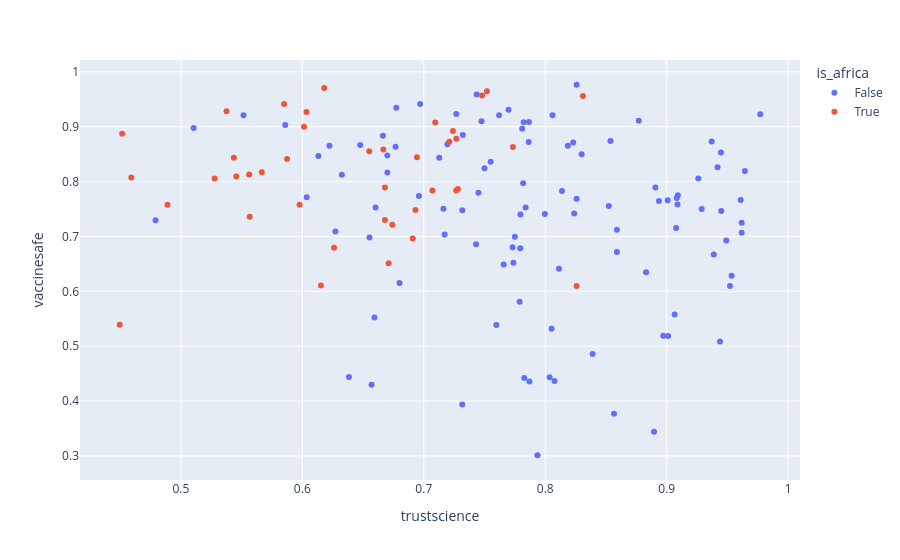

The notebook cell this image was saved under:
### Code cell
px.scatter(df, x="trustscience", 
           y="vaccinesafe", 
           color='is_africa',
           hover_name='country')

### Figure 1 — Plotly figure (JSON) as saved in the notebook; plotly's stock layout.template omitted (floating-point values rounded to 4 significant figures)
{"data": [{"hovertemplate": "<b>%{hovertext}</b><br><br>is_africa=False<br>trustscience=%{x}<br>vaccinesafe=%{y}<extra></extra>", "hovertext": ["United States", "Lebanon", "Saudi Arabia", "Jordan", "Turkey", "Pakistan", "Indonesia", "Bangladesh", "United Kingdom", "France", "Germany", "Netherlands", "Belgium", "Spain", "Italy", "Poland", "Hungary", "Czech Republic", "Romania", "Sweden", "Greece", "Denmark", "Iran", "Singapore", "Japan", "China", "India", "Venezuela", "Brazil", "Mexico", "Israel", "Palestinian Territories", "Canada", "Australia", "Philippines", "Sri Lanka", "Vietnam", "Thailand", "Cambodia", "Laos", "Myanmar", "New Zealand", "South Korea", "Taiwan", "Afghanistan", "Belarus", "Georgia", "Kazakhstan", "Kyrgyzstan", "Moldova", "Russia", "Ukraine", "Costa Rica", "Albania", "Argentina", "Armenia", "Austria", "Azerbaijan", "Bolivia", "Bosnia and Herzegovina", "Bulgaria", "Chile", "Colombia", "Croatia", "Cyprus", "Dominican Republic", "Ecuador", "El Salvador", "Estonia", "Finland", "Guatemala", "Haiti", "Honduras", "Iceland", "Iraq", "Ireland", "Kuwait", "Latvia", "Lithuania", "Luxembourg", "Macedonia", "Malaysia", "Malta", "Mongolia", "Montenegro", "Nepal", "Nicaragua", "Norway", "Panama", "Paraguay", "Peru", "Portugal", "Serbia", "Slovakia", "Slovenia", "Switzerland", "Tajikistan", "Turkmenistan", "United Arab Emirates", "Uruguay", "Uzbekistan", "Yemen", "Kosovo", "Northern Cyprus"], "legendgroup": "False", "marker": {"color": "#636efa", "symbol": "circle"}, "mode": "markers", "name": "False", "orientation": "v", "showlegend": true, "type": "scatter", "x": [0.9089, 0.83, 0.75, 0.7822, 0.7818, 0.6476, 0.7127, 0.8258, 0.9092, 0.9439, 0.9388, 0.859, 0.9521, 0.9418, 0.9288, 0.8936, 0.8907, 0.7738, 0.7658, 0.9617, 0.8258, 0.9617, 0.7731, 0.7838, 0.8896, 0.7997, 0.7436, 0.7267, 0.6325, 0.7321, 0.8523, 0.762, 0.9008, 0.9446, 0.745, 0.8186, 0.4792, 0.7698, 0.5105, 0.5516, 0.806, 0.9449, 0.9012, 0.7598, 0.697, 0.8566, 0.743, 0.8036, 0.859, 0.657, 0.8076, 0.7936, 0.7864, 0.68, 0.823, 0.787, 0.9065, 0.883, 0.6603, 0.6273, 0.7317, 0.7161, 0.67, 0.7789, 0.8113, 0.7866, 0.67, 0.696, 0.839, 0.9609, 0.6224, 0.7172, 0.6663, 0.9534, 0.781, 0.9083, 0.7194, 0.7827, 0.8052, 0.949, 0.6594, 0.5859, 0.8137, 0.7317, 0.6384, 0.7475, 0.6774, 0.9643, 0.6767, 0.6036, 0.6553, 0.926, 0.7793, 0.8238, 0.9077, 0.8972, 0.877, 0.8537, 0.755, 0.7796, 0.977, 0.6132, 0.775, 0.937], "xaxis": "x", "y": [0.7584, 0.8498, 0.8244, 0.9082, 0.7968, 0.8666, 0.8437, 0.9766, 0.775, 0.5088, 0.6674, 0.6717, 0.6098, 0.8264, 0.7503, 0.7648, 0.7893, 0.6523, 0.6487, 0.7251, 0.7688, 0.7066, 0.6802, 0.753, 0.344, 0.7408, 0.9587, 0.9231, 0.8127, 0.8852, 0.7555, 0.9208, 0.766, 0.853, 0.7797, 0.8654, 0.7295, 0.9308, 0.8978, 0.9211, 0.9211, 0.7464, 0.5187, 0.5388, 0.9416, 0.377, 0.6859, 0.4434, 0.7122, 0.4299, 0.4366, 0.3013, 0.8721, 0.6154, 0.8714, 0.4356, 0.5577, 0.6347, 0.753, 0.709, 0.394, 0.7505, 0.8166, 0.581, 0.641, 0.9087, 0.8474, 0.7737, 0.4859, 0.7664, 0.8653, 0.7036, 0.8836, 0.6284, 0.8965, 0.77, 0.868, 0.442, 0.5319, 0.6928, 0.5522, 0.9033, 0.7828, 0.7476, 0.4441, 0.9099, 0.9347, 0.8192, 0.8634, 0.7716, 0.6982, 0.8059, 0.6788, 0.7421, 0.7154, 0.519, 0.9112, 0.8739, 0.8362, 0.7401, 0.923, 0.8466, 0.6993, 0.873], "yaxis": "y"}, {"hovertemplate": "<b>%{hovertext}</b><br><br>is_africa=True<br>trustscience=%{x}<br>vaccinesafe=%{y}<extra></extra>", "hovertext": ["Egypt", "Morocco", "Nigeria", "Kenya", "Tanzania", "Ghana", "Uganda", "Benin", "Madagascar", "Malawi", "South Africa", "Botswana", "Ethiopia", "Mali", "Mauritania", "Mozambique", "Niger", "Rwanda", "Senegal", "Zambia", "Burkina Faso", "Cameroon", "Sierra Leone", "Zimbabwe", "Algeria", "Burundi", "Chad", "Comoros", "Republic of Congo", "Gabon", "Guinea", "Ivory Coast", "Liberia", "Libya", "Mauritius", "Namibia", "Eswatini", "The Gambia", "Togo", "Tunisia"], "legendgroup": "True", "marker": {"color": "#EF553B", "symbol": "circle"}, "mode": "markers", "name": "True", "orientation": "v", "showlegend": true, "type": "scatter", "x": [0.618, 0.668, 0.724, 0.7094, 0.831, 0.7734, 0.6944, 0.5277, 0.5436, 0.6034, 0.5456, 0.4592, 0.748, 0.6909, 0.489, 0.6014, 0.6551, 0.585, 0.668, 0.5667, 0.6261, 0.6741, 0.5376, 0.6667, 0.6711, 0.4517, 0.5562, 0.7268, 0.5567, 0.6153, 0.7281, 0.5978, 0.752, 0.7267, 0.8258, 0.5875, 0.6932, 0.721, 0.4497, 0.7071], "xaxis": "x", "y": [0.9708, 0.7892, 0.8921, 0.9078, 0.9562, 0.8632, 0.8443, 0.8058, 0.8437, 0.9269, 0.8095, 0.8073, 0.9568, 0.6963, 0.7577, 0.9, 0.8555, 0.9417, 0.73, 0.8173, 0.6796, 0.7213, 0.9283, 0.8584, 0.6512, 0.8874, 0.8128, 0.8782, 0.7361, 0.6107, 0.7866, 0.7579, 0.9648, 0.7836, 0.6097, 0.8411, 0.7481, 0.8729, 0.5393, 0.7839], "yaxis": "y"}], "layout": {"legend": {"title": {"text": "is_africa"}, "tracegroupgap": 0}, "margin": {"t": 60}, "xaxis": {"anchor": "y", "domain": [0, 1], "title": {"text": "trustscience"}}, "yaxis": {"anchor": "x", "domain": [0, 1], "title": {"text": "vaccinesafe"}}}}
